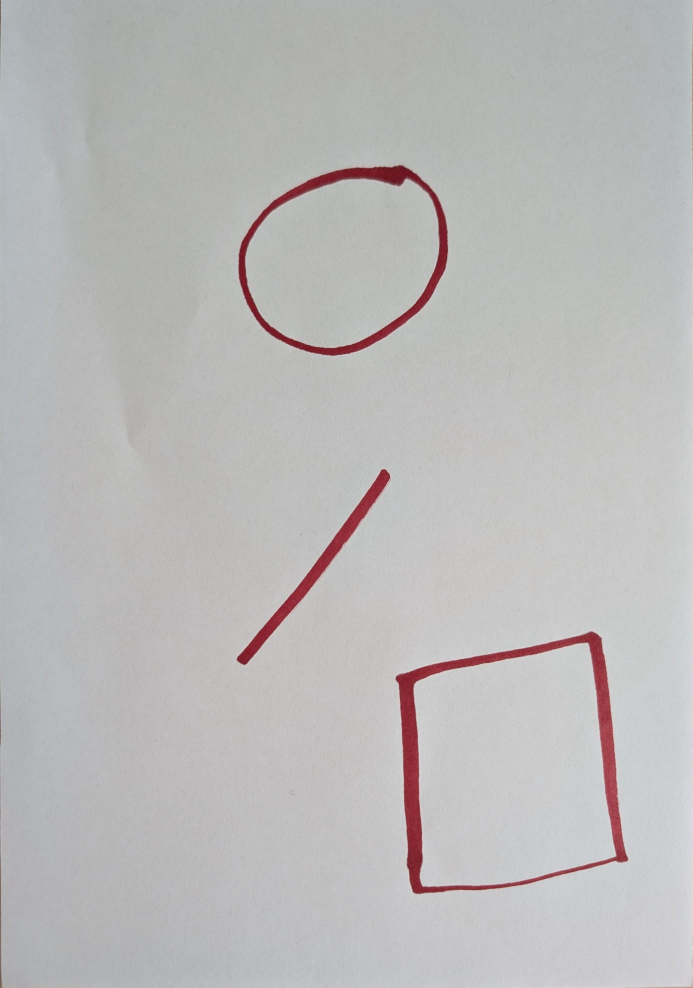
#> input picture images/WhatsApp Image 2026-06-11 at 17.51.29 (1).jpeg, 1385 x 1975 px (shown at 1/2 size)
$ python -i get_wrapped_paper.py   (imports and definitions only)
#> lines starting #> are read from the running program, lines starting #| are printed output that depends on the picture; after the words box and inside, x2 and y2 are one past the last pixel; in counts of white or black regions, pixels touching at a corner belong together
from dataclasses import dataclass
from itertools import combinations

from sklearn.cluster import KMeans

import cv2 as cv
import numpy as np


@dataclass
class PaperDetectionConfig:
    min_contour_area_ratio: float = 0.10
    approx_epsilon_ratio: float = 0.02
    approx_epsilon_candidates: tuple[float, ...] = (0.01, 0.015, 0.02, 0.03, 0.04, 0.05)
    min_rectangularity: float = 0.70
    threshold_bias: int = 10
    max_saturation: int = 60
    min_brightness: int = 150
    border_margin: int = 5
    illumination_blur_size: int = 51
    normalized_min_brightness: int = 160
    grabcut_max_dimension: int = 1200
    grabcut_border_ratio: float = 0.08
    grabcut_iterations: int = 3
    hough_angle_tolerance_degrees: float = 18.0
    hough_distance_weight: float = 4.0
    hough_angle_weight: float = 20.0
    debug: bool = False


@dataclass
class PaperDetectionResult:
    overlay: np.ndarray
    collage: np.ndarray | None
    warped: np.ndarray | None
    corners: np.ndarray | None

@dataclass
class PaperState:
    last_corners: np.ndarray | None = None
    last_best_lines: list | None = None
    validation_fail_count: int = 0
    validation_count: int = 0
    MAX_FAILS: int = 50
    MIN_VALID: int = 20
    corners_locked: bool = False

def x_intersect(rho, theta):
    # Schnittpunkt mit y = 0
    return rho / np.cos(theta)

def y_intersect(rho, theta):
    # Schnittpunkt mit x = 0
    return rho / np.sin(theta)

def sort_corners(corners):
    center = np.mean(corners, axis = 0)
    angles = np.arctan2(corners[:,1]- center[1], corners[:,0] - center[0])
    idx = np.argsort(angles)
    c_sorted = corners[idx]
    tl_index = np.argmin(c_sorted[:,0] + c_sorted[:,1])
    c_sorted = np.roll(c_sorted, -tl_index, axis=0)
    return c_sorted


def detect_corners(frame, last_corners, config: PaperDetectionConfig | None = None):
    if config is None:
        config = PaperDetectionConfig()

    h, w = frame.shape[:2]
    hsv = cv.cvtColor(frame, cv.COLOR_BGR2HSV)
    saturation = hsv[:, :, 1]
    value = hsv[:, :, 2]

    # The page is assumed to always be a uniform white sheet: low saturation,
    # high brightness. Segmenting on that directly (instead of on edges)
    # makes detection immune to ink drawn on the page -- a dark stroke fails
    # both tests and just becomes a small hole inside the big white blob,
    # rather than forming its own strong closed contour that competes with
    # the page's actual boundary for "largest contour" the way Canny did.
    white_mask = ((saturation <= config.max_saturation) & (value >= config.min_brightness)).astype(np.uint8) * 255

    # Bridge over strokes (small holes in the blob) without rounding off the
    # page's real corners: kernel scaled to the frame, not a fixed pixel size.
    close_size = max(9, int(round(min(h, w) * 0.02))) | 1
    white_mask = cv.morphologyEx(white_mask, cv.MORPH_CLOSE, np.ones((close_size, close_size), np.uint8))

    contours, _ = cv.findContours(white_mask, cv.RETR_EXTERNAL, cv.CHAIN_APPROX_SIMPLE)
    if not contours:
        return last_corners, None
    largest = max(contours, key=cv.contourArea)
    if cv.contourArea(largest) < config.min_contour_area_ratio * h * w:
        return last_corners, None

    peri = cv.arcLength(largest, True)
    approx = cv.approxPolyDP(largest, config.approx_epsilon_ratio * peri, True)

    if len(approx) == 4:
        corners = approx.reshape(4, 2).astype(np.float32)
        corners = sort_corners(corners)
        return corners, None

    hull = cv.convexHull(largest)
    if len(hull) >= 4:
        rect = cv.minAreaRect(hull)
        box = cv.boxPoints(rect).astype(np.float32)
        corners = sort_corners(box)
        return corners, None

    return last_corners, None


def validate_geometry(
    new_corners: np.ndarray | None,
    old_corners: np.ndarray | None,
    frame: np.ndarray |None,
    max_ratio_change: float = 0.2,
    max_angle_change: float = 20.0,
    alpha: float = 0.25,
) -> tuple[bool, np.ndarray | None]:
    h, w = frame.shape[:2]
    frame_area = w * h

    if new_corners is None:
        return False,old_corners
    new_corners = sort_corners(new_corners)
    if old_corners is None:
        return True,new_corners

    #DIN-A4 check
    w1 = np.linalg.norm(new_corners[1] - new_corners[0])
    w2 = np.linalg.norm(new_corners[2] - new_corners[3])
    h1 = np.linalg.norm(new_corners[3] - new_corners[0])
    h2 = np.linalg.norm(new_corners[2] - new_corners[1])

    width = (w1 + w2) / 2
    height = (h1 + h2) / 2

    if width == 0 or height == 0:
        return False, old_corners

    ratio = max(width, height) / min(width, height)

    if not (1.3 < ratio < 1.5):
        return False, old_corners

    #edge length > 0
    lengths = [
        np.linalg.norm(new_corners[1] - new_corners[0]),
        np.linalg.norm(new_corners[2] - new_corners[1]),
        np.linalg.norm(new_corners[3] - new_corners[2]),
        np.linalg.norm(new_corners[0] - new_corners[3]),
    ]

    if any(L < frame.shape[1] * 0.3 for L in lengths):
        return False, old_corners

    #area > 0
    # [7 lines left out: function polygon_area, not called in this run]

    if polygon_area(new_corners) < frame_area * 0.2:
        return False, old_corners

    #convexity
    # [12 lines left out: function is_convex, not called in this run]
    if not is_convex(new_corners):
        return False, old_corners

    #angles
    # [5 lines left out: function angle, not called in this run]

    angles = [
        angle(new_corners[3], new_corners[0], new_corners[1]),
        angle(new_corners[0], new_corners[1], new_corners[2]),
        angle(new_corners[1], new_corners[2], new_corners[3]),
        angle(new_corners[2], new_corners[3], new_corners[0]),
    ]

    if any(a < 60 or a > 120 for a in angles):
        return False, old_corners

    #stability
    score = 0

    old_w = np.linalg.norm(old_corners[1]-old_corners[0])
    new_w = np.linalg.norm(new_corners[1]-new_corners[0])
    if abs(new_w - old_w) < old_w * max_ratio_change:
        score += 1

    old_w = np.linalg.norm(old_corners[2]-old_corners[3])
    new_w = np.linalg.norm(new_corners[2]-new_corners[3])
    if abs(new_w - old_w) < old_w * max_ratio_change:
        score += 1

    old_h = np.linalg.norm(old_corners[3]-old_corners[0])
    new_h = np.linalg.norm(new_corners[3]-new_corners[0])
    if abs(new_h - old_h) < old_h * max_ratio_change:
        score += 1

    old_h = np.linalg.norm(old_corners[2]-old_corners[1])
    new_h = np.linalg.norm(new_corners[2]-new_corners[1])
    if abs(new_h - old_h) < old_h * max_ratio_change:
        score += 1

    for i in range(4):
        old_angle = np.degrees(np.arctan2(old_corners[-3+i][0]-old_corners[i][0],old_corners[-3+i][1] - old_corners[i][1]))
        new_angle = np.degrees(np.arctan2(new_corners[-3+i][0]-new_corners[i][0],new_corners[-3+i][1] - new_corners[i][1]))
        if abs(new_angle - old_angle) < max_angle_change:
            score += 1

    if score >= 7:
        return True, new_corners
    elif score >= 4:
        return True, alpha * new_corners + (1-alpha) * old_corners
    else:
        return False, old_corners


def get_wrapped_paper(
    frame: np.ndarray,
    state: PaperState | None = None,
    config: PaperDetectionConfig | None = None,
) -> PaperDetectionResult:
    """Detect a paper sheet and return its warped top-down view."""
    if config is None:
        config = PaperDetectionConfig()
    if state is None:
        state = PaperState()

    h, w = frame.shape[:2]
    crop_height = 80
    frame = frame[crop_height:h,0:w]

    overlay = frame.copy()

    #corners_raw, updated_lines = detect_corners_hough_kmeans(frame, state.last_best_lines)
    if state.corners_locked:
        corners = state.last_corners
    else:
        corners_raw, _ = detect_corners(frame, state.last_corners, config)
        if corners_raw is None:
            return PaperDetectionResult(overlay, None, None, state.last_corners)
        is_valid, corners = validate_geometry(corners_raw,state.last_corners, frame)
    """ if is_valid and updated_lines is not None:
        state.last_best_lines = updated_lines """
    warped = None
    if corners is not None:
        if not state.corners_locked and  is_valid and state.validation_count < state.MIN_VALID:
            state.validation_fail_count = 0
            state.validation_count += 1

        elif not state.corners_locked and state.validation_count < state.MIN_VALID:
            state.validation_fail_count += 1
            state.validation_count = 0
            if state.validation_fail_count > state.MAX_FAILS:
                corners = corners_raw

        draw_paper_outline(overlay, corners)
        warped = warp_paper(frame, corners)
        # [5 lines of commented-out code are left out]
    else:
        warped = None

    collage = None
    if config.debug:
        collage = build_stage_collage(
            original=frame,
            gray=to_grayscale(frame),
            blurred=reduce_noise(to_grayscale(frame)),
            paper_mask=np.zeros(frame.shape[:2], dtype=np.uint8),
            edges=np.zeros(frame.shape[:2], dtype=np.uint8),
            contour_view=overlay,
            overlay=overlay,
            warped=warped,
        )

    return PaperDetectionResult(
        overlay=overlay,
        collage=collage,
        warped=warped,
        corners=corners,
    )


def to_grayscale(frame: np.ndarray) -> np.ndarray:
    return cv.cvtColor(frame, cv.COLOR_BGR2GRAY)


def reduce_noise(gray: np.ndarray) -> np.ndarray:
    return cv.GaussianBlur(gray, (5, 5), 0)


# [17 lines left out: function draw_contour_candidates, not called in this run]


def draw_paper_outline(overlay: np.ndarray, corners: np.ndarray) -> None:
    polygon = corners.astype(np.int32).reshape((-1, 1, 2))
    highlighted = overlay.copy()
    #cv.fillPoly(highlighted, [polygon], (0, 255, 0))
    cv.addWeighted(highlighted, 0.18, overlay, 0.82, 0, dst=overlay)
    cv.polylines(overlay, [polygon], True, (0, 255, 255), 8, cv.LINE_AA)
    cv.polylines(overlay, [polygon], True, (0, 0, 0), 2, cv.LINE_AA)

    for index, point in enumerate(corners.astype(np.int32)):
        cv.circle(overlay, tuple(point), 10, (255, 255, 255), -1)
        cv.circle(overlay, tuple(point), 7, (0, 0, 255), -1)
        cv.putText(
            overlay,
            str(index + 1),
            tuple(point + np.array([10, -10])),
            cv.FONT_HERSHEY_SIMPLEX,
            0.6,
            (0, 0, 0),
            4,
            cv.LINE_AA,
        )
        cv.putText(
            overlay,
            str(index + 1),
            tuple(point + np.array([10, -10])),
            cv.FONT_HERSHEY_SIMPLEX,
            0.6,
            (255, 255, 255),
            2,
            cv.LINE_AA,
        )


def warp_paper(frame: np.ndarray, corners: np.ndarray) -> np.ndarray:
    top_left, top_right, bottom_right, bottom_left = corners

    width_top = np.linalg.norm(top_right - top_left)
    width_bottom = np.linalg.norm(bottom_right - bottom_left)
    height_left = np.linalg.norm(bottom_left - top_left)
    height_right = np.linalg.norm(bottom_right - top_right)

    max_width = max(int(width_top), int(width_bottom), 1)
    max_height = max(int(height_left), int(height_right), 1)

    destination = np.array(
        [
            [0, 0],
            [max_width - 1, 0],
            [max_width - 1, max_height - 1],
            [0, max_height - 1],
        ],
        dtype=np.float32,
    )
    matrix = cv.getPerspectiveTransform(corners, destination)
    return cv.warpPerspective(frame, matrix, (max_width, max_height))


# [76 lines left out: functions annotate_stage, build_stage_collage, jpeg_to_paper_detection_result, not called in this run]

>>> import cv2
>>> picture = cv2.imread('images/WhatsApp Image 2026-06-11 at 17.51.29 (1).jpeg')
#> picture is the input picture: shape (1975, 1385, 3); mean B, G, R 185.5, 185.4, 187
>>> result = get_wrapped_paper(picture)
#> in get_wrapped_paper, `frame = frame[crop_height:h,0:w]`:
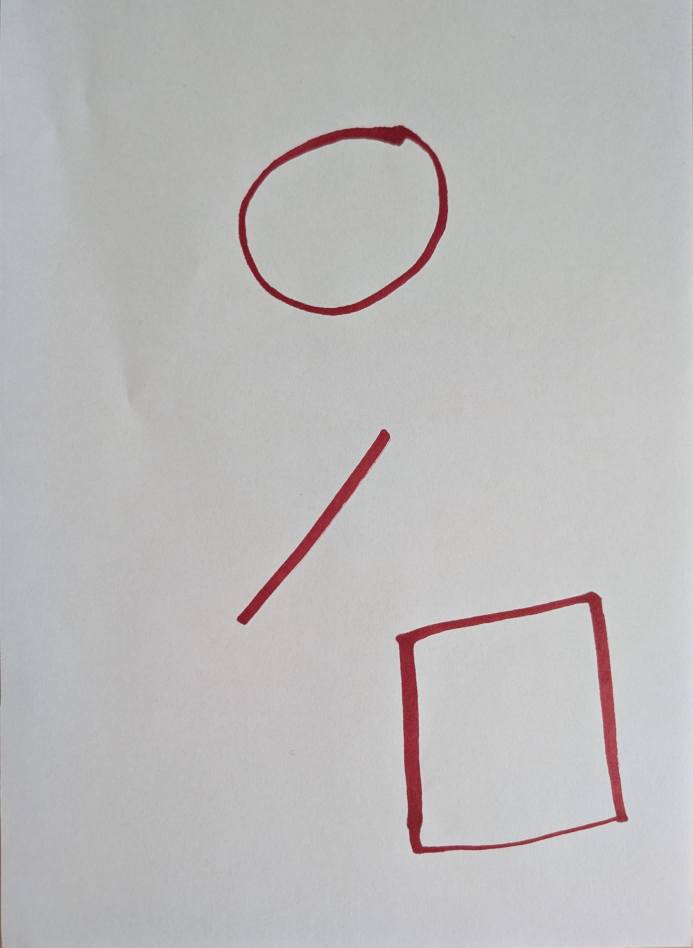
#> frame: shape (1895, 1385, 3) (shown at 1/2 size); mean of channels 0, 1, 2 185.9, 185.8, 187.6; drawn as B, G, R
#> in detect_corners, `hsv = cv.cvtColor(frame, cv.COLOR_BGR2HSV)`: hsv: shape (1895, 1385, 3); mean H, S, V 61.5, 7.3, 189
#> in detect_corners, `saturation = hsv[:, :, 1]`:
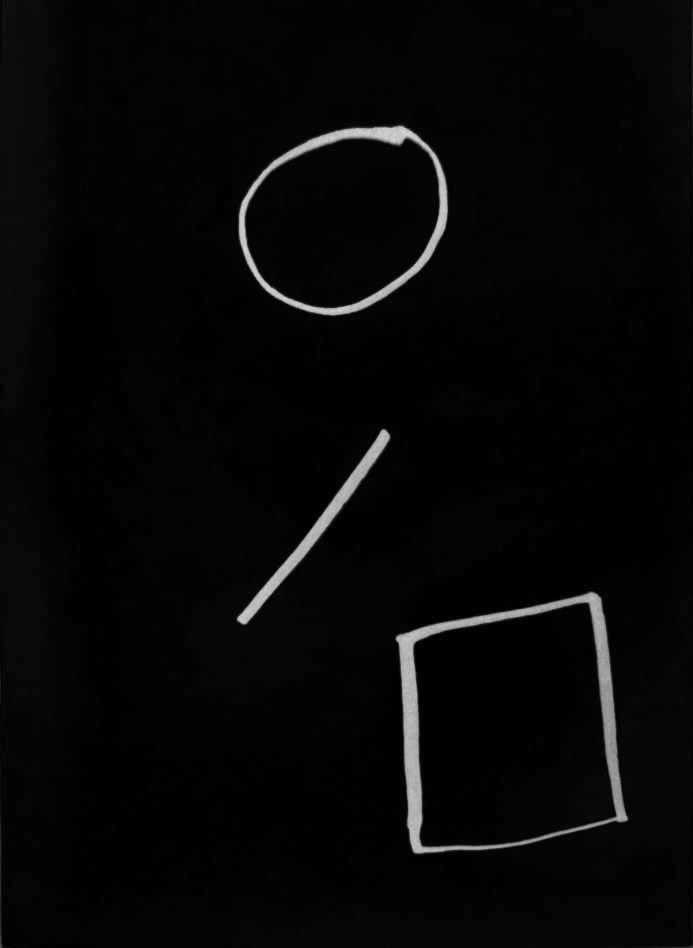
#> saturation: shape (1895, 1385) (shown at 1/2 size); min 0, max 229, mean 7.3
#> in detect_corners, `value = hsv[:, :, 2]`:
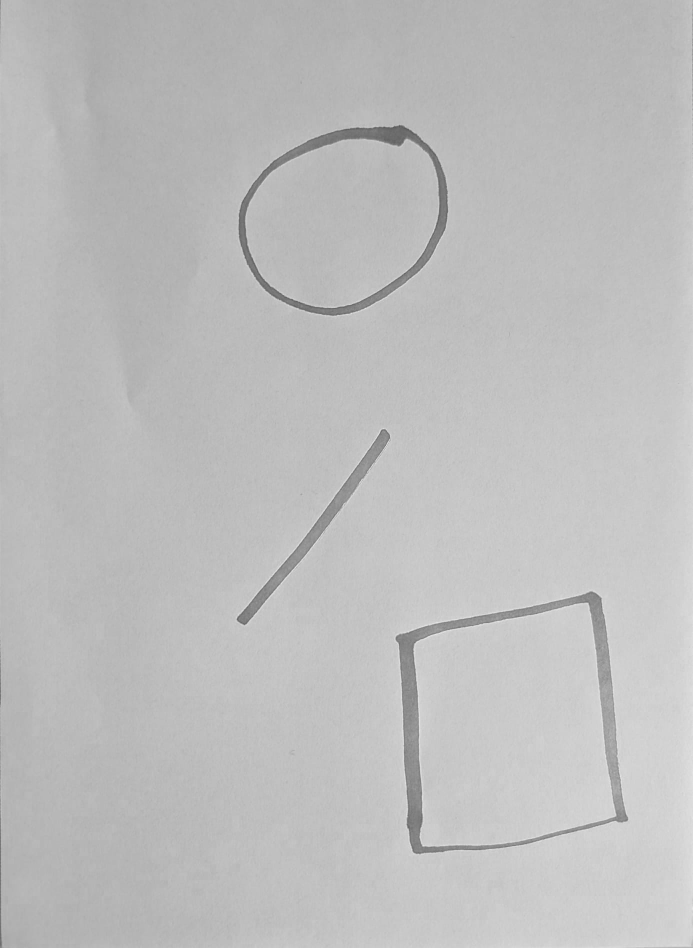
#> value: shape (1895, 1385) (shown at 1/2 size); min 76, max 239, mean 189
#> in detect_corners, `white_mask = ((saturation <= config.max_saturation) & (value >= config..`:
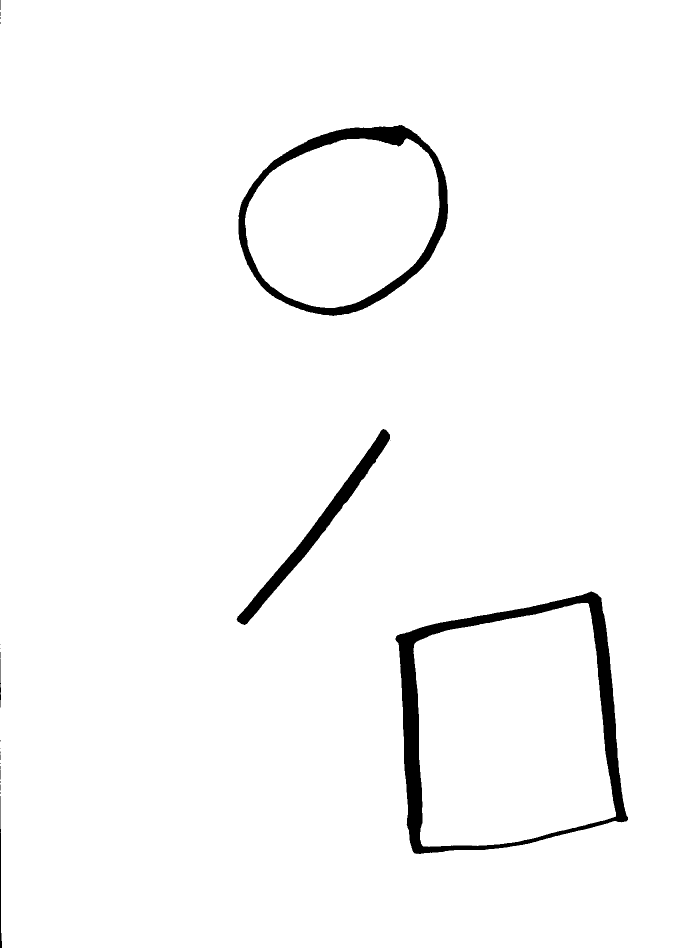
#> white_mask: shape (1895, 1385) (shown at 1/2 size); 97.5% white; 23 black regions (16 under 20 px), largest, box (x1, y1, x2, y2) and area: (791, 1183, 1256, 1708) 33581, (477, 250, 896, 632) 20349, (473, 858, 780, 1250) 11369
#> in detect_corners, `white_mask = cv.morphologyEx(white_mask, cv.MORPH_CLOSE, np.ones((clos..`:
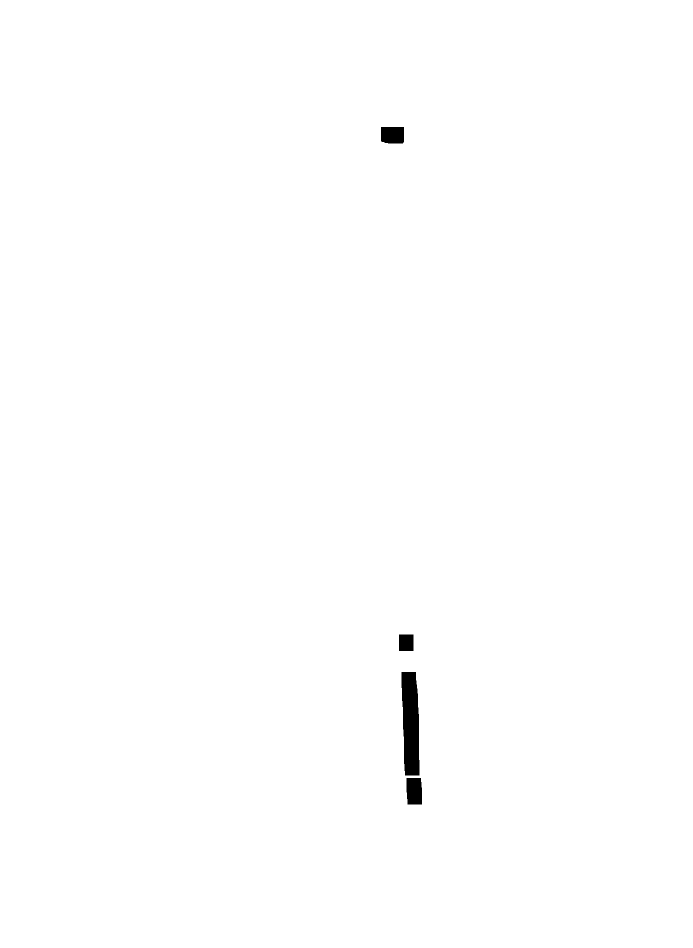
#> white_mask: shape (1895, 1385) (shown at 1/2 size); 99.6% white; 4 black regions, box (x1, y1, x2, y2) and area: (803, 1344, 839, 1551) 6340, (813, 1556, 844, 1609) 1581, (762, 254, 808, 287) 1484, (798, 1269, 827, 1302) 957
#> in detect_corners, `contours, _ = cv.findContours(white_mask, cv.RETR_EXTERNAL, cv.CHAIN_A..`: contours = [[[0, 0], [0, 1894], [1384, 1894], [1384, 0]]]
#> in detect_corners, `largest = max(contours, key=cv.contourArea)`: largest = [[0, 0], [0, 1894], [1384, 1894], [1384, 0]]
#> in detect_corners, `peri = cv.arcLength(largest, True)`: peri = 6556
#> in detect_corners, `approx = cv.approxPolyDP(largest, config.approx_epsilon_ratio * peri, ..`: approx = [[0, 0], [0, 1894], [1384, 1894], [1384, 0]]
#> in sort_corners, `center = np.mean(corners, axis = 0)`: center = [692, 947]
#> in sort_corners, `angles = np.arctan2(corners[:,1]- center[1], corners[:,0] - center[0])`: angles = [-2.2, 2.2, 0.94, -0.94]
#> in sort_corners, `idx = np.argsort(angles)`: idx = [0, 3, 2, 1]
#> in sort_corners, `c_sorted = corners[idx]`: c_sorted = [[0, 0], [1384, 0], [1384, 1894], [0, 1894]]
#> in sort_corners, `tl_index = np.argmin(c_sorted[:,0] + c_sorted[:,1])`: tl_index = 0
#> in detect_corners, `corners = sort_corners(corners)`: corners = [[0, 0], [1384, 0], [1384, 1894], [0, 1894]]
#> in get_wrapped_paper, `is_valid, corners = validate_geometry(corners_raw,state.last_corners, ..`: is_valid = True; corners = [[0, 0], [1384, 0], [1384, 1894], [0, 1894]]
#> in draw_paper_outline, `cv.polylines(overlay, [polygon], True, (0, 0, 0), 2, cv.LINE_AA)`:
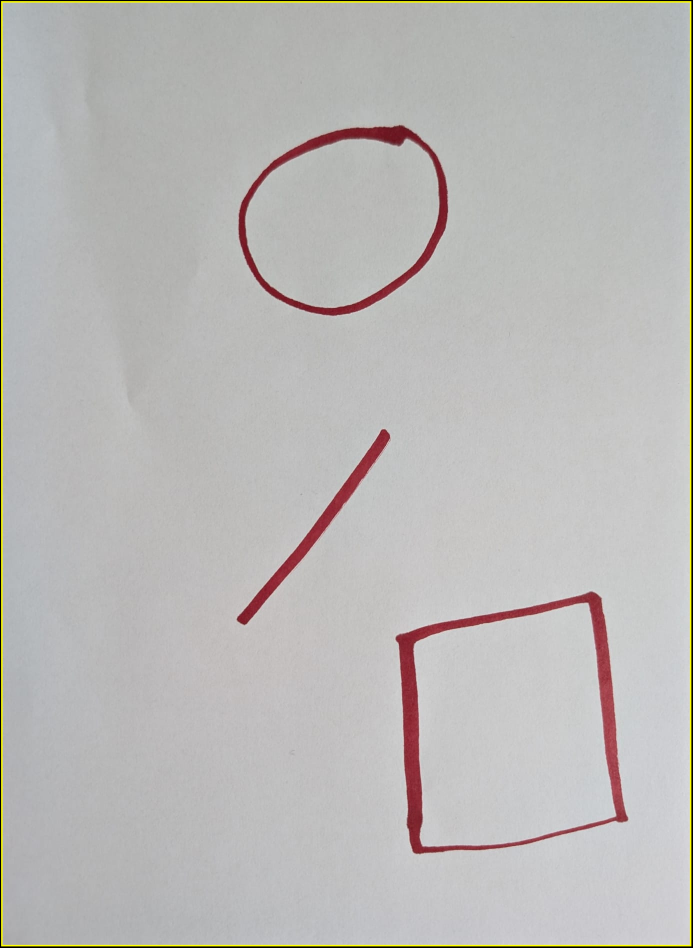
#> overlay: shape (1895, 1385, 3) (shown at 1/2 size); mean of channels 0, 1, 2 183.4, 185.2, 187; drawn as B, G, R
#> the loop in draw_paper_outline, `for index, point in enumerate(corners.astype(np.int32)):` made 4 passes
#> after the loop in draw_paper_outline, `for index, point in enumerate(corners.astype(np.int32)):`: overlay: shape (1895, 1385, 3); 0.02% of pixels changed, all inside (x1, y1, x2, y2) = (0, 0, 1385, 1895)
#> in warp_paper, `top_left, top_right, bottom_right, bottom_left = corners`: top_left = [0, 0]; top_right = [1384, 0]; bottom_right = [1384, 1894]; bottom_left = [0, 1894]
#> in warp_paper, `width_top = np.linalg.norm(top_right - top_left)`: width_top = 1384
#> in warp_paper, `height_left = np.linalg.norm(bottom_left - top_left)`: height_left = 1894
#> in warp_paper, `max_width = max(int(width_top), int(width_bottom), 1)`: max_width = 1384
#> in warp_paper, `max_height = max(int(height_left), int(height_right), 1)`: max_height = 1894
#> in warp_paper, `destination = np.array( [ [0, 0], [max_width - 1, 0], [max_width - 1, ..`: destination = [[0, 0], [1383, 0], [1383, 1893], [0, 1893]]
#> in warp_paper, `matrix = cv.getPerspectiveTransform(corners, destination)`: matrix = [[0.999, 0, 0], [0, 0.999, 0], [8.68e-20, 0, 1]]
